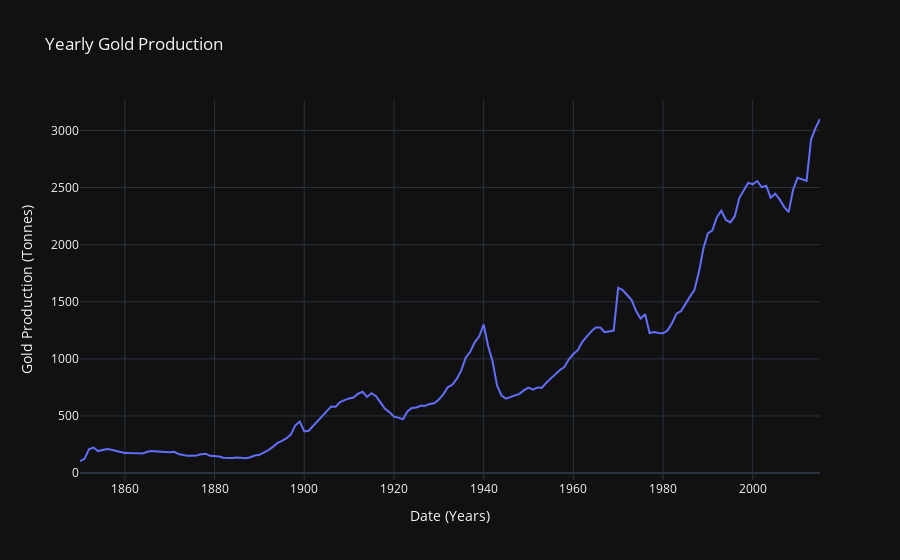

The code cell stored with this chart in its notebook:
### Code cell
import plotly.express as px
import plotly.graph_objects as go

fig = go.Figure()

fig.add_trace(go.Scatter(x = gold['Year'], y = gold['Gold Production (Clio-Infra & USGS)'], mode = 'lines'))

fig.update_layout(title = 'Yearly Gold Production',
                  xaxis_title = 'Date (Years)',
                  yaxis_title = 'Gold Production (Tonnes)',
                  template = 'plotly_dark')

fig.show()

### Figure 1 — Plotly figure (JSON) as saved in the notebook; plotly's stock layout.template omitted (floating-point values rounded to 4 significant figures; data arrays with more than 128 entries replaced by an {"elided": "..."} marker saying what was removed)
{"data": [{"mode": "lines", "type": "scatter", "x": {"elided": "166 int values"}, "y": {"elided": "166 int values"}}], "layout": {"title": {"text": "Yearly Gold Production"}, "xaxis": {"title": {"text": "Date (Years)"}}, "yaxis": {"title": {"text": "Gold Production (Tonnes)"}}}}
